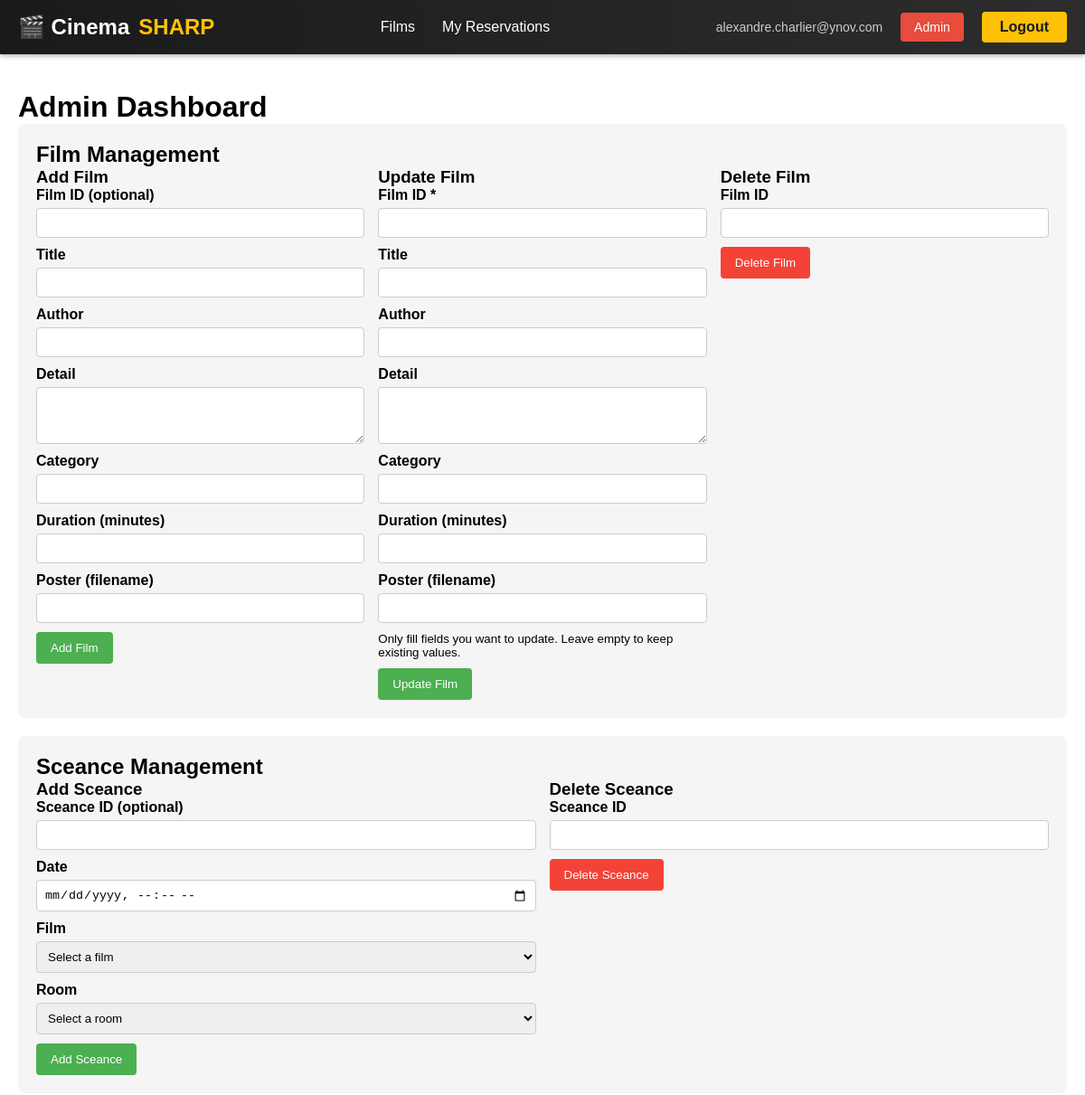
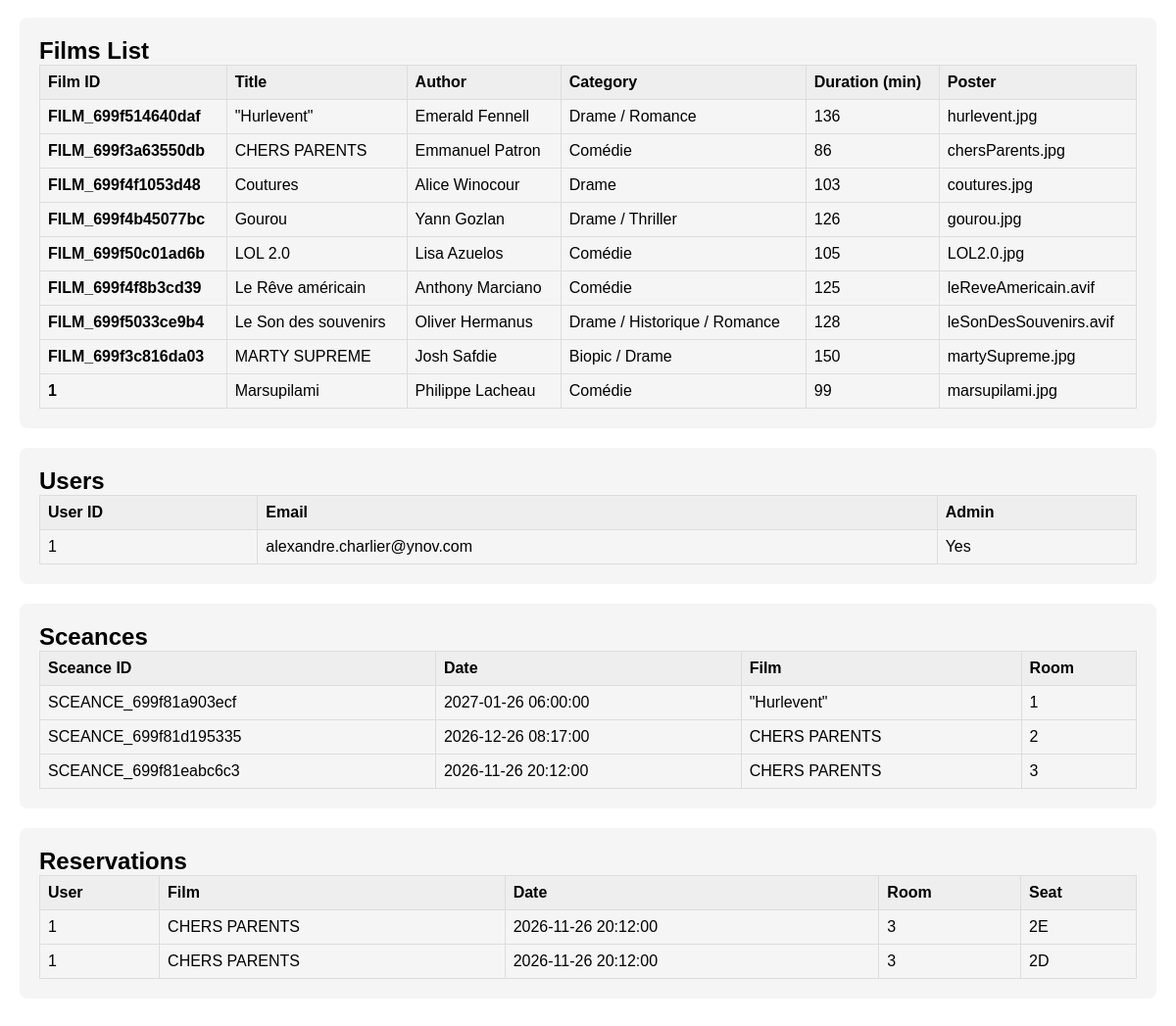
The page /admin (signed in) on the database its author committed (2 pictures, top to bottom).
### tables this page shows
CREATE TABLE IF NOT EXISTS `film` (
  `filmId` varchar(50) NOT NULL,
  `filmTitle` varchar(50) DEFAULT NULL,
  `filmAuthor` varchar(50) DEFAULT NULL,
  `filmDetail` text,
  `filmCategory` varchar(50) DEFAULT NULL,
  `filmTime` smallint DEFAULT NULL,
  `filmPoster` varchar(50) DEFAULT NULL,
  PRIMARY KEY (`filmId`)
);

CREATE TABLE IF NOT EXISTS `user_` (
  `userId` varchar(50) NOT NULL,
  `userPassword` varchar(255) DEFAULT NULL,
  `userEmail` varchar(100) DEFAULT NULL,
  `isAdmin` tinyint(1) DEFAULT NULL,
  PRIMARY KEY (`userId`)
);

CREATE TABLE IF NOT EXISTS `sceance` (
  `sceanceId` varchar(50) NOT NULL,
  `sceanceDate` datetime DEFAULT NULL,
  `filmId` varchar(50) NOT NULL,
  `roomId` int NOT NULL,
  PRIMARY KEY (`sceanceId`),
  KEY `filmId` (`filmId`),
  KEY `roomId` (`roomId`)
);

CREATE TABLE IF NOT EXISTS `room` (
  `roomId` int NOT NULL,
  `roomNumberOfSeats` smallint DEFAULT NULL,
  `roomCharacteristic` varchar(50) DEFAULT NULL,
  PRIMARY KEY (`roomId`)
);

CREATE TABLE IF NOT EXISTS `reservation` (
  `userId` varchar(50) NOT NULL,
  `roomId` int NOT NULL,
  `seatId` int NOT NULL,
  `sceanceId` varchar(50) NOT NULL,
  PRIMARY KEY (`userId`,`roomId`,`seatId`,`sceanceId`),
  KEY `roomId` (`roomId`,`seatId`),
  KEY `sceanceId` (`sceanceId`)
);

CREATE TABLE IF NOT EXISTS `seat` (
  `roomId` int NOT NULL,
  `seatId` int NOT NULL,
  `seatRow` smallint DEFAULT NULL,
  `seatColumn` varchar(1) DEFAULT NULL,
  PRIMARY KEY (`roomId`,`seatId`)
);

### src/controllers/adminController.php (called while the page is built, shortened)
<?php
require_once __DIR__ . '/../models/adminModel.php';
class AdminController {
	private $model;
	public function __construct() {
		$this->model = new AdminModel();
	}
	public function showDashboard() {
		$films = $this->model->getAllFilms();
		$sceances = $this->model->getAllSceances();
		$users = $this->model->getAllUsers();
		$reservations = $this->model->getAllReservations();
		require __DIR__ . '/../views/admin.php';
	}
}

### src/config/database.php (called while the page is built, shortened)
<?php
class Database{
    public static function getConnection(): PDO {
        $localhost = $_ENV['DB_HOST'];
        $db_name = $_ENV['DB_NAME'];
        $username = $_ENV['DB_USERNAME'];
        $password = $_ENV['DB_PASSWORD'];
        try{
            $connexion = new PDO ("mysql:host=$localhost;dbname=$db_name;",$username,$password) or die ();
            $connexion->setAttribute(PDO::ATTR_ERRMODE, PDO::ERRMODE_EXCEPTION);
            return $connexion;
        }catch(PDOException $connexionError) {
            echo "Connexion error : " . $connexionError->getMessage();
            die();
        }
    }
}

### src/models/adminModel.php (called while the page is built, shortened)
<?php
class AdminModel {
	private $db;
	public function __construct() {
		require_once __DIR__ . '/../config/database.php';
		$this->db = Database::getConnection();
	}
	public function getAllUsers() {
		try {
			$sql = "SELECT userId, userEmail, isAdmin FROM user_ ORDER BY userId";
			$stmt = $this->db->prepare($sql);
			$stmt->execute();
			return $stmt->fetchAll(PDO::FETCH_ASSOC);
		} catch (PDOException $e) {
			echo "Error retrieving users: " . $e->getMessage();
			return [];
		}
	}
	public function getAllFilms() {
		try {
			$sql = "SELECT filmId, filmTitle, filmAuthor, filmDetail, filmCategory, filmTime, filmPoster
					FROM film ORDER BY filmTitle";
			$stmt = $this->db->prepare($sql);
			$stmt->execute();
			return $stmt->fetchAll(PDO::FETCH_ASSOC);
		} catch (PDOException $e) {
			echo "Error retrieving films: " . $e->getMessage();
			return [];
		}
	}
	public function getAllSceances() {
		try {
			$sql = "SELECT s.sceanceId, s.sceanceDate, f.filmTitle, r.roomId
					FROM sceance s
					JOIN film f ON s.filmId = f.filmId
					JOIN room r ON s.roomId = r.roomId
					ORDER BY s.sceanceDate DESC";
			$stmt = $this->db->prepare($sql);
			$stmt->execute();
			return $stmt->fetchAll(PDO::FETCH_ASSOC);
		} catch (PDOException $e) {
			echo "Error retrieving sceances: " . $e->getMessage();
			return [];
		}
	}
	public function getAllReservations() {
		try {
			$sql = "SELECT r.userId, f.filmTitle, s.sceanceDate, r.roomId, r.seatId, st.seatRow, st.seatColumn
					FROM reservation r
					JOIN sceance s ON r.sceanceId = s.sceanceId
					JOIN film f ON s.filmId = f.filmId
					JOIN seat st ON r.roomId = st.roomId AND r.seatId = st.seatId
					ORDER BY s.sceanceDate DESC";
			$stmt = $this->db->prepare($sql);
			$stmt->execute();
			return $stmt->fetchAll(PDO::FETCH_ASSOC);
		} catch (PDOException $e) {
			echo "Error retrieving reservations: " . $e->getMessage();
			return [];
		}
	}
}

### src/views/admin.php (the view, shortened to what this page needs)
<?php include __DIR__ . '/header.php'; ?>
<!DOCTYPE html>
<html lang="en">
<head>
	<link rel="stylesheet" href="/css/style.css">
</head>
<body>
	<div class="admin-container">
		<h1>Admin Dashboard</h1>
		<div class="admin-card">
			<h2>Film Management</h2>
			<div class="admin-grid">
				<form method="POST" action="/admin/films/add">
					<h3>Add Film</h3>
					<div class="form-group">
						<label for="addFilmId">Film ID (optional)</label>
						<input type="text" name="filmId" id="addFilmId">
					</div>
					<div class="form-group">
						<label for="addFilmTitle">Title</label>
						<input type="text" name="filmTitle" id="addFilmTitle" required>
					</div>
					<div class="form-group">
						<label for="addFilmAuthor">Author</label>
						<input type="text" name="filmAuthor" id="addFilmAuthor">
					</div>
					<div class="form-group">
						<label for="addFilmDetail">Detail</label>
						<textarea name="filmDetail" id="addFilmDetail" rows="3"></textarea>
					</div>
					<div class="form-group">
						<label for="addFilmCategory">Category</label>
						<input type="text" name="filmCategory" id="addFilmCategory">
					</div>
					<div class="form-group">
						<label for="addFilmTime">Duration (minutes)</label>
						<input type="number" name="filmTime" id="addFilmTime" min="1">
					</div>
					<div class="form-group">
						<label for="addFilmPoster">Poster (filename)</label>
						<input type="text" name="filmPoster" id="addFilmPoster">
					</div>
					<button class="btn" type="submit">Add Film</button>
				</form>
				<form method="POST" action="/admin/films/update">
					<h3>Update Film</h3>
					<div class="form-group">
                        <label for="updateFilmId">Film ID *</label>
                        <input type="text" name="filmId" id="updateFilmId" required>
                    </div>
                    <div class="form-group">
                        <label for="updateFilmTitle">Title</label>
                        <input type="text" name="filmTitle" id="updateFilmTitle">
                    </div>
                    <div class="form-group">
                        <label for="updateFilmAuthor">Author</label>
                        <input type="text" name="filmAuthor" id="updateFilmAuthor">
                    </div>
                    <div class="form-group">
                        <label for="updateFilmDetail">Detail</label>
                        <textarea name="filmDetail" id="updateFilmDetail" rows="3"></textarea>
                    </div>
                    <div class="form-group">
                        <label for="updateFilmCategory">Category</label>
                        <input type="text" name="filmCategory" id="updateFilmCategory">
                    </div>
                    <div class="form-group">
                        <label for="updateFilmTime">Duration (minutes)</label>
                        <input type="number" name="filmTime" id="updateFilmTime" min="1">
                    </div>
                    <div class="form-group">
                        <label for="updateFilmPoster">Poster (filename)</label>
                        <input type="text" name="filmPoster" id="updateFilmPoster">
                    </div>
                    <div style="margin-bottom: 10px;">
                        <small>Only fill fields you want to update. Leave empty to keep existing values.</small>
                    </div>
                    <button class="btn" type="submit">Update Film</button>
                </form>
				<form method="POST" action="/admin/films/delete">
					<h3>Delete Film</h3>
					<div class="form-group">
						<label for="deleteFilmId">Film ID</label>
						<input type="text" name="filmId" id="deleteFilmId" required>
					</div>
					<button class="btn btn-danger" type="submit">Delete Film</button>
				</form>
			</div>
		</div>
		<div class="admin-card">
			<h2>Sceance Management</h2>
			<div class="admin-grid">
				<form method="POST" action="/admin/sceances/add">
					<h3>Add Sceance</h3>
					<div class="form-group">
						<label for="sceanceId">Sceance ID (optional)</label>
						<input type="text" name="sceanceId" id="sceanceId">
					</div>
					<div class="form-group">
						<label for="sceanceDate">Date</label>
						<input type="datetime-local" name="sceanceDate" id="sceanceDate" required>
					</div>
					<div class="form-group">
						<label for="sceanceFilmId">Film</label>
						<select name="filmId" id="sceanceFilmId" required>
							<option value="">Select a film</option>
						</select>
					</div>
					<div class="form-group">
						<label for="sceanceRoomId">Room</label>
						<select name="roomId" id="sceanceRoomId" required>
							<option value="">Select a room</option>
						</select>
					</div>
					<button class="btn" type="submit">Add Sceance</button>
				</form>
				<form method="POST" action="/admin/sceances/delete">
					<h3>Delete Sceance</h3>
					<div class="form-group">
						<label for="deleteSceanceId">Sceance ID</label>
						<input type="text" name="sceanceId" id="deleteSceanceId" required>
					</div>
					<button class="btn btn-danger" type="submit">Delete Sceance</button>
				</form>
			</div>
		</div>
		<div class="admin-card">
			<h2>Films List</h2>
			<table class="admin-table">
				<thead>
					<tr>
						<th>Film ID</th>
						<th>Title</th>
						<th>Author</th>
						<th>Category</th>
						<th>Duration (min)</th>
						<th>Poster</th>
					</tr>
				</thead>
				<tbody>
					<?php foreach ($films as $film): ?>
						<tr>
							<td><strong><?php echo htmlspecialchars($film['filmId']); ?></strong></td>
							<td><?php echo htmlspecialchars($film['filmTitle']); ?></td>
							<td><?php echo htmlspecialchars($film['filmAuthor']); ?></td>
							<td><?php echo htmlspecialchars($film['filmCategory']); ?></td>
							<td><?php echo htmlspecialchars($film['filmTime']); ?></td>
							<td><?php echo htmlspecialchars($film['filmPoster']); ?></td>
						</tr>
					<?php endforeach; ?>
				</tbody>
			</table>
		</div>
		<div class="admin-card">
			<h2>Users</h2>
			<table class="admin-table">
				<thead>
					<tr>
						<th>User ID</th>
						<th>Email</th>
						<th>Admin</th>
					</tr>
				</thead>
				<tbody>
					<?php foreach ($users as $user): ?>
						<tr>
							<td><?php echo htmlspecialchars($user['userId']); ?></td>
							<td><?php echo htmlspecialchars($user['userEmail']); ?></td>
							<td><?php echo $user['isAdmin'] ? 'Yes' : 'No'; ?></td>
						</tr>
					<?php endforeach; ?>
				</tbody>
			</table>
		</div>
		<div class="admin-card">
			<h2>Sceances</h2>
			<table class="admin-table">
				<thead>
					<tr>
						<th>Sceance ID</th>
						<th>Date</th>
						<th>Film</th>
						<th>Room</th>
					</tr>
				</thead>
				<tbody>
					<?php foreach ($sceances as $sceance): ?>
						<tr>
							<td><?php echo htmlspecialchars($sceance['sceanceId']); ?></td>
							<td><?php echo htmlspecialchars($sceance['sceanceDate']); ?></td>
							<td><?php echo htmlspecialchars($sceance['filmTitle']); ?></td>
							<td><?php echo htmlspecialchars($sceance['roomId']); ?></td>
						</tr>
					<?php endforeach; ?>
				</tbody>
			</table>
		</div>
		<div class="admin-card">
			<h2>Reservations</h2>
			<table class="admin-table">
				<thead>
					<tr>
						<th>User</th>
						<th>Film</th>
						<th>Date</th>
						<th>Room</th>
						<th>Seat</th>
					</tr>
				</thead>
				<tbody>
					<?php foreach ($reservations as $reservation): ?>
						<tr>
							<td><?php echo htmlspecialchars($reservation['userId']); ?></td>
							<td><?php echo htmlspecialchars($reservation['filmTitle']); ?></td>
							<td><?php echo htmlspecialchars($reservation['sceanceDate']); ?></td>
							<td><?php echo htmlspecialchars($reservation['roomId']); ?></td>
							<td><?php echo htmlspecialchars($reservation['seatRow']) . htmlspecialchars($reservation['seatColumn']); ?></td>
						</tr>
					<?php endforeach; ?>
				</tbody>
			</table>
		</div>
	</div>
</body>
</html>

### src/views/header.php (style rules this page uses)
* { margin: 0; padding: 0; box-sizing: border-box; }
body { font-family: Arial, sans-serif; }

### src/views/admin.php (style rules this page uses)
.admin-container { max-width: 1200px; margin: 20px auto; padding: 20px; }
.admin-card { background: #f5f5f5; border-radius: 8px; padding: 20px; margin-bottom: 20px; }
.admin-grid { display: grid; grid-template-columns: repeat(auto-fit, minmax(280px, 1fr)); gap: 15px; }
.admin-table { width: 100%; border-collapse: collapse; }
.admin-table th, .admin-table td { border: 1px solid #ddd; padding: 8px; text-align: left; }
.admin-table th { background: #eee; }
.form-group { margin-bottom: 10px; }
.form-group label { display: block; margin-bottom: 5px; font-weight: bold; }
.form-group input, .form-group select, .form-group textarea { width: 100%; padding: 8px; border-radius: 4px; border: 1px solid #ccc; }
.btn { background: #4CAF50; color: white; padding: 10px 16px; border: none; border-radius: 4px; cursor: pointer; }
.btn-danger { background: #f44336; }

### rows shown on the page
film: filmId "FILM_699f514640daf", filmTitle "\"Hurlevent\"", filmAuthor "Emerald Fennell", filmCategory "Drame / Romance", filmTime "136", filmPoster "hurlevent.jpg"
film: filmId "FILM_699f3a63550db", filmTitle "CHERS PARENTS", filmAuthor "Emmanuel Patron", filmCategory "Comédie", filmTime "86", filmPoster "chersParents.jpg"
film: filmId "FILM_699f4f1053d48", filmTitle "Coutures", filmAuthor "Alice Winocour", filmCategory "Drame", filmTime "103", filmPoster "coutures.jpg"
film: filmId "FILM_699f4b45077bc", filmTitle "Gourou", filmAuthor "Yann Gozlan", filmCategory "Drame / Thriller", filmTime "126", filmPoster "gourou.jpg"
film: filmId "FILM_699f50c01ad6b", filmTitle "LOL 2.0", filmAuthor "Lisa Azuelos", filmCategory "Comédie", filmTime "105", filmPoster "LOL2.0.jpg"
film: filmId "FILM_699f4f8b3cd39", filmTitle "Le Rêve américain", filmAuthor "Anthony Marciano", filmCategory "Comédie", filmTime "125", filmPoster "leReveAmericain.avif"
film: filmId "FILM_699f5033ce9b4", filmTitle "Le Son des souvenirs", filmAuthor "Oliver Hermanus", filmCategory "Drame / Historique / Romance", filmTime "128", filmPoster "leSonDesSouvenirs.avif"
film: filmId "FILM_699f3c816da03", filmTitle "MARTY SUPREME", filmAuthor "Josh Safdie", filmCategory "Biopic / Drame", filmTime "150", filmPoster "martySupreme.jpg"
film: filmId "1", filmTitle "Marsupilami", filmAuthor "Philippe Lacheau", filmCategory "Comédie", filmTime "99", filmPoster "marsupilami.jpg"
user_: userId "1", userEmail "alexandre.charlier@ynov.com", isAdmin "Yes"
sceance: sceanceId "SCEANCE_699f81a903ecf", sceanceDate "2027-01-26 06:00:00", filmId.filmTitle "\"Hurlevent\"", roomId.roomId "1"
sceance: sceanceId "SCEANCE_699f81d195335", sceanceDate "2026-12-26 08:17:00", filmId.filmTitle "CHERS PARENTS", roomId.roomId "2"
sceance: sceanceId "SCEANCE_699f81eabc6c3", sceanceDate "2026-11-26 20:12:00", filmId.filmTitle "CHERS PARENTS", roomId.roomId "3"
reservation: userId "1", film.filmTitle "CHERS PARENTS", sceanceId.sceanceDate "2026-11-26 20:12:00", roomId "3", seat.seatRow "2", seat.seatColumn "E"
reservation: userId "1", film.filmTitle "CHERS PARENTS", sceanceId.sceanceDate "2026-11-26 20:12:00", roomId "3", seat.seatRow "2", seat.seatColumn "D"

### other values the page prints
$user_email "alexandre.charlier@ynov.com"
